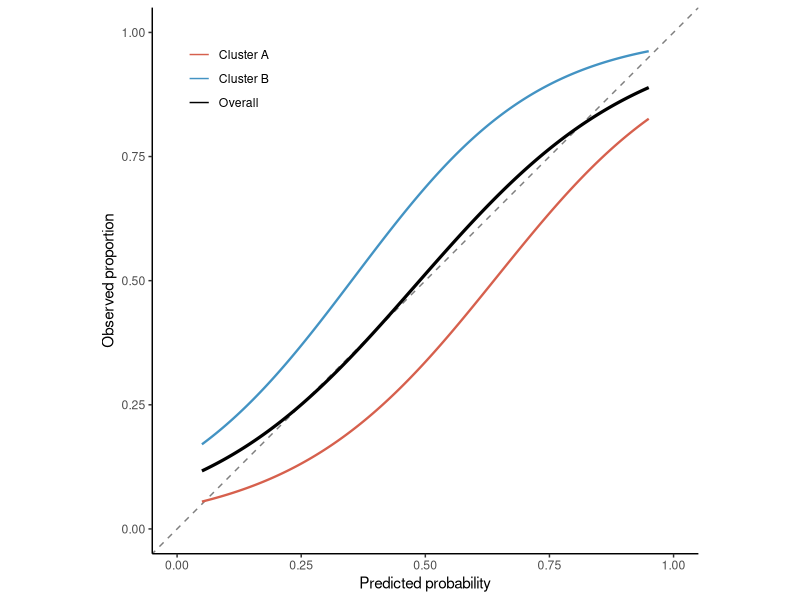

This figure's R source:
library(tidyverse)
library(rms)

set.seed(4738)
n <- 3000

p_pred <- runif(2 * n, 0.02, 0.98)

# Cluster A: model overestimates (true prob lower than predicted)
# Cluster B: model underestimates (true prob higher than predicted)
delta <- 0.7
p_true <- c(
  plogis(qlogis(p_pred[1:n]) - delta),
  plogis(qlogis(p_pred[(n+1):(2*n)]) + delta)
)
y <- rbinom(2 * n, 1, p_true)

df <- tibble(
  p_pred = p_pred,
  y = y,
  Cluster = rep(c("Cluster A", "Cluster B"), each = n)
)

# Restricted cubic spline calibration curves
fit_overall <- lrm(y ~ rcs(p_pred, 3), data = df)
fit_a <- lrm(y ~ rcs(p_pred, 3), data = filter(df, Cluster == "Cluster A"))
fit_b <- lrm(y ~ rcs(p_pred, 3), data = filter(df, Cluster == "Cluster B"))

grid <- tibble(p_pred = seq(0.05, 0.95, length.out = 300))

curves <- bind_rows(
  grid |> mutate(y_hat = plogis(predict(fit_overall, newdata = grid)), group = "Overall"),
  grid |> mutate(y_hat = plogis(predict(fit_a, newdata = grid)), group = "Cluster A"),
  grid |> mutate(y_hat = plogis(predict(fit_b, newdata = grid)), group = "Cluster B")
)

p_clust <- ggplot(curves, aes(x = p_pred, y = y_hat, color = group, linewidth = group)) +
  geom_abline(slope = 1, intercept = 0, linetype = "dashed", color = "grey50") +
  geom_line() +
  scale_color_manual(values = c("Overall" = "black", "Cluster A" = "#D6604D", "Cluster B" = "#4393C3")) +
  scale_linewidth_manual(values = c("Overall" = 1.1, "Cluster A" = 0.8, "Cluster B" = 0.8)) +
  guides(linewidth = "none") +
  labs(x = "Predicted probability", y = "Observed proportion", color = NULL) +
  coord_equal(xlim = c(0, 1), ylim = c(0, 1)) +
  theme_classic(base_size = 11) +
  theme(legend.position = c(0.05, 0.95), legend.justification = c(0, 1),
        legend.background = element_rect(fill = alpha("white", 0.8), color = NA))

ggsave("figures/Introduction/calibration_clustering.pdf", p_clust, width = 5, height = 5, units = "in")
